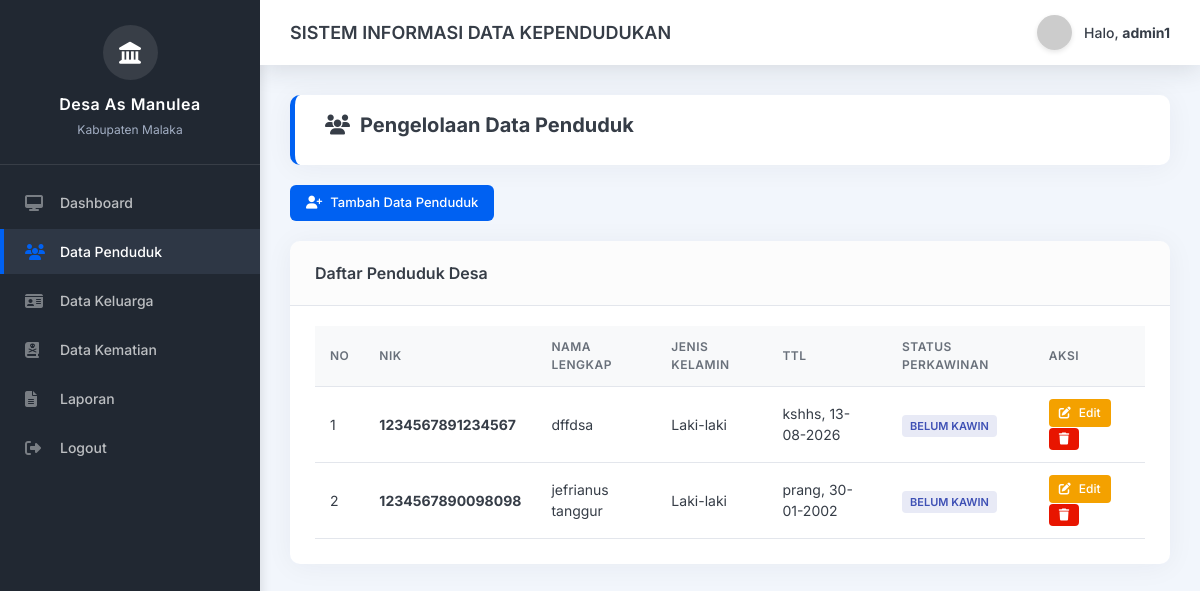
The page /admin/data_penduduk.php (signed in) on the database its author committed.
### tables this page shows
CREATE TABLE `tabel_penduduk` (
  `id_penduduk` int(20) NOT NULL,
  `id_kepala_desa` int(20) DEFAULT NULL,
  `nik` varchar(50) DEFAULT NULL,
  `nama` varchar(50) DEFAULT NULL,
  `tanggal_lahir` date DEFAULT NULL,
  `jenis_kelamin` enum('Laki-laki','Perempuan') DEFAULT NULL,
  `tempat_lahir` varchar(50) DEFAULT NULL,
  `agama` varchar(20) DEFAULT NULL,
  `status_perkawinan` enum('Belum Kawin','Kawin','Cerai Hidup','Cerai Mati') DEFAULT NULL,
  `pendidikan` varchar(30) DEFAULT NULL,
  `pekerjaan` varchar(30) DEFAULT NULL,
  `status` enum('Aktif','Meninggal','Pindah') DEFAULT NULL
);

### admin/data_penduduk.php (the view, shortened to what this page needs)
<?php
include '../backend/koneksi.php';
?>
<!DOCTYPE html>
<html lang="id">
<head>
    <link rel="stylesheet" href="https://cdnjs.cloudflare.com/ajax/libs/font-awesome/6.4.0/css/all.min.css">
    <link rel="stylesheet" href="dashboard.css">
</head>
<body>
    <div class="layout-container">
        <div class="sidebar">
            <div class="sidebar-header">
                <div class="logo"><i class="fas fa-landmark"></i></div>
                <h2>Desa As Manulea</h2>
                <p>Kabupaten Malaka</p>
            </div>
            <ul class="nav-menu">
                <li><a href="dashboard.php"><i class="fas fa-desktop"></i> <span>Dashboard</span></a></li>
                <li><a href="data_penduduk.php" class="active"><i class="fas fa-users"></i> <span>Data Penduduk</span></a></li>
                <li><a href="data_kk.php"><i class="fas fa-id-card"></i> <span>Data Keluarga</span></a></li>
                <li><a href="kematian.php"><i class="fas fa-book-dead"></i> <span>Data Kematian</span></a></li>
                <li><a href="laporan.php"><i class="fas fa-file-alt"></i> <span>Laporan</span></a></li>
                <li><a href="../logout.php"><i class="fas fa-sign-out-alt"></i> <span>Logout</span></a></li>
            </ul>
        </div>
        <div class="main-content">
            <div class="header">
                <h1>SISTEM INFORMASI DATA KEPENDUDUKAN</h1>
                <div class="user-info">
                    <img src="https://ui-avatars.com/api/?name=<?php echo isset($_SESSION['username']) ? $_SESSION['username'] : 'Admin'; ?>&background=0061f2&color=fff" alt="User Avatar">
                    <span>Halo, <strong><?php echo isset($_SESSION['username']) ? $_SESSION['username'] : 'Admin'; ?></strong></span>
                </div>
            </div>
            <div class="content-wrapper">
                <div class="welcome-section" style="padding: 15px 30px; margin-bottom: 20px;">
                    <h2><i class="fas fa-users"></i> Pengelolaan Data Penduduk</h2>
                </div>
                <div style="margin-bottom: 20px;">
                    <a href="tambah_penduduk.php" class="btn btn-primary"><i class="fas fa-user-plus"></i> Tambah Data Penduduk</a>
                </div>
                <div class="card-table">
                    <div class="card-header">
                        <h3>Daftar Penduduk Desa</h3>
                    </div>
                    <?php
                    $query = "SELECT * FROM tabel_penduduk ORDER BY nama ASC";
                    $result = mysqli_query($koneksi, $query);
                    ?>
                    <?php if($result && mysqli_num_rows($result) > 0): ?>
                        <div class="table-responsive">
                            <table class="table">
                                <thead>
                                    <tr>
                                        <th>No</th>
                                        <th>NIK</th>
                                        <th>Nama Lengkap</th>
                                        <th>Jenis Kelamin</th>
                                        <th>TTL</th>
                                        <th>Status Perkawinan</th>
                                        <th>Aksi</th>
                                    </tr>
                                </thead>
                                <tbody>
                                    <?php $no = 1; while($row = mysqli_fetch_assoc($result)):
                                        $tgl_lahir = date('d-m-Y', strtotime($row['tanggal_lahir']));
                                    ?>
                                    <tr>
                                        <td><?php echo $no++; ?></td>
                                        <td><strong><?php echo htmlspecialchars($row['nik']); ?></strong></td>
                                        <td><?php echo htmlspecialchars($row['nama']); ?></td>
                                        <td><?php echo htmlspecialchars($row['jenis_kelamin']); ?></td>
                                        <td><?php echo htmlspecialchars($row['tempat_lahir']) . ', ' . $tgl_lahir; ?></td>
                                        <td>
                                            <?php
                                            if ($row['status_perkawinan'] == 'Belum Kawin') {
                                                echo '<span class="badge" style="background: #e8eaf6; color: #3f51b5;">Belum Kawin</span>';
                                            } else if ($row['status_perkawinan'] == 'Kawin') {
                                                echo '<span class="badge badge-active">Kawin</span>';
                                            } else {
                                                echo '<span class="badge" style="background: #fff3e0; color: #e65100;">'.$row['status_perkawinan'].'</span>';
                                            }
                                            ?>
                                        </td>
                                        <td>
                                            <a href="edit_penduduk.php?id_penduduk=<?php echo $row['id_penduduk']; ?>" class="btn btn-sm btn-edit"><i class="fas fa-edit"></i> Edit</a>
                                            <form method="POST" style="display:inline" onsubmit="return confirm('Yakin ingin menghapus data penduduk ini?');">
                                                <button type="submit" class="btn btn-sm btn-delete"><i class="fas fa-trash"></i></button>
                                            </form>
                                        </td>
                                    </tr>
                                    <?php endwhile; ?>
                                </tbody>
                            </table>
                        </div>
                    <?php endif; ?>
                </div>
            </div>
        </div>
    </div>
</body>
</html>

### admin/dashboard.css (style rules this page uses)
:root { --primary: #0061f2; --primary-hover: #004ac1; --sidebar-bg: #212832; --sidebar-hover: #2e3745; --bg-body: #f2f6fc; --card-bg: #ffffff; --success: #00ac69; --danger: #e81500; --warning: #f4a100; --info: #00cfd5; --text-main: #363d47; --text-muted: #a3afc4; --border-color: #e3e6ec; }
* { margin: 0; padding: 0; box-sizing: border-box; }
body { font-family: 'Inter', 'Segoe UI', Tahoma, Geneva, Verdana, sans-serif; background-color: var(--bg-body); color: var(--text-main); line-height: 1.5; -webkit-font-smoothing: antialiased; }
.layout-container { display: flex; width: 100%; min-height: 100vh; }
.sidebar { width: 260px; background-color: var(--sidebar-bg); color: rgba(255, 255, 255, 0.7); flex-shrink: 0; display: flex; flex-direction: column; box-shadow: 2px 0 10px rgba(0,0,0,0.1); transition: all 0.3s ease; }
.sidebar-header { padding: 25px 20px; text-align: center; border-bottom: 1px solid rgba(255,255,255,0.1); }
.sidebar-header .logo { width: 55px; height: 55px; background-color: rgba(255,255,255,0.1); border-radius: 50%; display: flex; align-items: center; justify-content: center; margin: 0 auto 12px; font-size: 22px; color: #fff; }
.sidebar-header h2 { color: #fff; font-size: 16px; font-weight: 600; letter-spacing: 0.5px; }
.sidebar-header p { font-size: 12px; color: var(--text-muted); margin-top: 5px; }
.nav-menu { list-style: none; padding: 15px 0; flex: 1; overflow-y: auto; }
.nav-menu li { margin-bottom: 4px; }
.nav-menu a { display: flex; align-items: center; padding: 12px 25px; color: rgba(255,255,255,0.7); text-decoration: none; font-size: 14px; font-weight: 500; transition: all 0.2s ease-in-out; }
.nav-menu a i { width: 25px; font-size: 16px; margin-right: 10px; color: rgba(255,255,255,0.4); transition: color 0.2s ease-in-out; }
.nav-menu a.active { color: #fff; background-color: var(--sidebar-hover); border-left: 4px solid var(--primary); padding-left: 21px; }
.nav-menu a.active i { color: var(--primary); }
.main-content { flex: 1; display: flex; flex-direction: column; overflow-y: auto; }
.header { background-color: var(--card-bg); padding: 15px 30px; display: flex; justify-content: space-between; align-items: center; box-shadow: 0 0.15rem 1.75rem 0 rgba(33, 40, 50, 0.15); z-index: 10; }
.header h1 { font-size: 18px; font-weight: 600; color: var(--text-main); }
.header .user-info { display: flex; align-items: center; gap: 12px; }
.header .user-info img { width: 35px; height: 35px; border-radius: 50%; object-fit: cover; box-shadow: 0 2px 5px rgba(0,0,0,0.1); }
.header .user-info span { font-size: 14px; font-weight: 500; color: var(--text-main); }
.content-wrapper { padding: 30px; }
.welcome-section { background-color: var(--card-bg); border-radius: 10px; padding: 25px 30px; margin-bottom: 30px; box-shadow: 0 0.15rem 1.75rem 0 rgba(33, 40, 50, 0.05); border-left: 5px solid var(--primary); }
.welcome-section h2 { font-size: 20px; color: var(--text-main); margin-bottom: 10px; display: flex; align-items: center; gap: 10px; }
.card-table { background-color: var(--card-bg); border-radius: 10px; box-shadow: 0 0.15rem 1.75rem 0 rgba(33, 40, 50, 0.05); margin-bottom: 30px; overflow: hidden; }
.card-header { padding: 20px 25px; border-bottom: 1px solid var(--border-color); display: flex; justify-content: space-between; align-items: center; background-color: rgba(0,0,0,0.01); }
.card-header h3 { font-size: 16px; font-weight: 600; }
.table-responsive { overflow-x: auto; padding: 0 25px 25px 25px; }
.table { width: 100%; border-collapse: collapse; margin-top: 20px; }
.table th, .table td { padding: 12px 15px; text-align: left; border-bottom: 1px solid var(--border-color); font-size: 14px; }
.table th { font-weight: 600; color: #69707a; background-color: #f8f9fa; text-transform: uppercase; font-size: 12px; letter-spacing: 0.5px; }
.btn { display: inline-flex; align-items: center; gap: 8px; padding: 8px 16px; font-size: 13px; font-weight: 500; border-radius: 6px; text-decoration: none; border: none; cursor: pointer; transition: background-color 0.2s ease; }
.btn-primary { background-color: var(--primary); color: white; }
.btn-sm { padding: 5px 10px; font-size: 12px; border-radius: 4px; }
.btn-edit { background-color: var(--warning); color: white; }
.btn-delete { background-color: var(--danger); color: white; }
.badge { padding: 4px 8px; border-radius: 4px; font-size: 11px; font-weight: 600; text-transform: uppercase; }

### rows shown on the page
tabel_penduduk: nik "1234567891234567", nama "dffdsa", jenis_kelamin "Laki-laki", tempat_lahir "kshhs", tanggal_lahir "13-08-2026", status_perkawinan "BELUM KAWIN"
tabel_penduduk: nik "1234567890098098", nama "jefrianus tanggur", jenis_kelamin "Laki-laki", tempat_lahir "prang", tanggal_lahir "30-01-2002", status_perkawinan "BELUM KAWIN"

### other values the page prints
$_SESSION['username'] "admin1"
